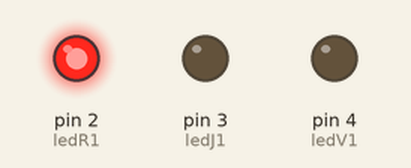
Recording of a sketch running on a simulated Arduino Uno, built with avr-gcc and run on an emulated ATmega328P. Shown: output pins drawn as LEDs (lit = HIGH).

Above: at 0.5 s.
At 2.5 s:
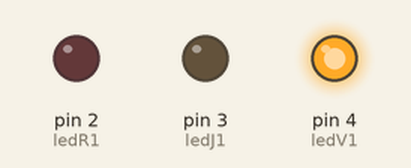
At 3.5 s:
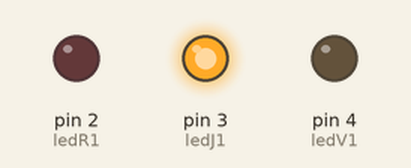
Timing chart, 0 to 5.2 s (numbered marks = the images above):
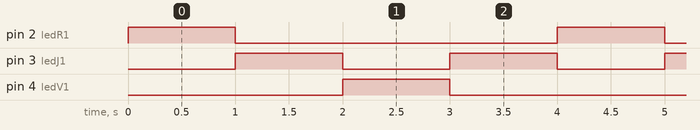

The sketch:

feux_signalisation.ino
```cpp
// Decommentez toutes les lignes commentées pour un feu de signalisation double voies

// Declaration des leds sur les différentes broches de la carte arduino
const int ledR1 = 2;
const int ledJ1 = 3;
const int ledV1 = 4;
// const int ledR2 = 7;
// const int ledJ2 = 6;
// const int ledV2 = 5;
void setup()
{
  // Definition des ces leds commes des sorties sur la carte arduino
  pinMode(ledR1,OUTPUT);
  pinMode(ledJ1,OUTPUT);
  pinMode(ledV1,OUTPUT);
  // pinMode(ledR2,OUTPUT);
  // pinMode(ledJ2,OUTPUT);
  // pinMode(ledV2,OUTPUT);
  }

  // delay(1000) represente un temps d'attente d'une seconde; 1000 msec = 1sec

 void loop(){
  digitalWrite(ledR1, HIGH);
  digitalWrite(ledJ1, LOW);
  digitalWrite(ledV1, LOW);
  // digitalWrite(ledR2, LOW);
  // digitalWrite(ledJ2, LOW);
  // digitalWrite(ledV2, HIGH);
  delay(1000);
  digitalWrite(ledR1, LOW);
  digitalWrite(ledJ1, HIGH);
  digitalWrite(ledV1, LOW);
  // digitalWrite(ledR2, LOW);
  // digitalWrite(ledJ2, HIGH);
  // digitalWrite(ledV2, LOW);
  delay(1000);
  digitalWrite(ledR1, LOW);
  digitalWrite(ledJ1, LOW);
  digitalWrite(ledV1, HIGH);
  // digitalWrite(ledR2, HIGH);
  // digitalWrite(ledJ2, LOW);
  // digitalWrite(ledV2, LOW);
  delay(1000);
  digitalWrite(ledR1, LOW);
  digitalWrite(ledJ1, HIGH);
  digitalWrite(ledV1, LOW);
  // digitalWrite(ledR2, LOW);
  // digitalWrite(ledJ2, HIGH);
  // digitalWrite(ledV2, LOW);
  delay(1000);
  }
```

Measured:
- by itself, pin 2 (ledR1), pin 4 (ledV1): alternates HIGH for 1.0 s and LOW for 3.0 s
- by itself, pin 3 (ledJ1): alternates HIGH for 1.0 s and LOW for 1.0 s
- by itself, everything shown: repeats every 4.0 s, in 4 steps
